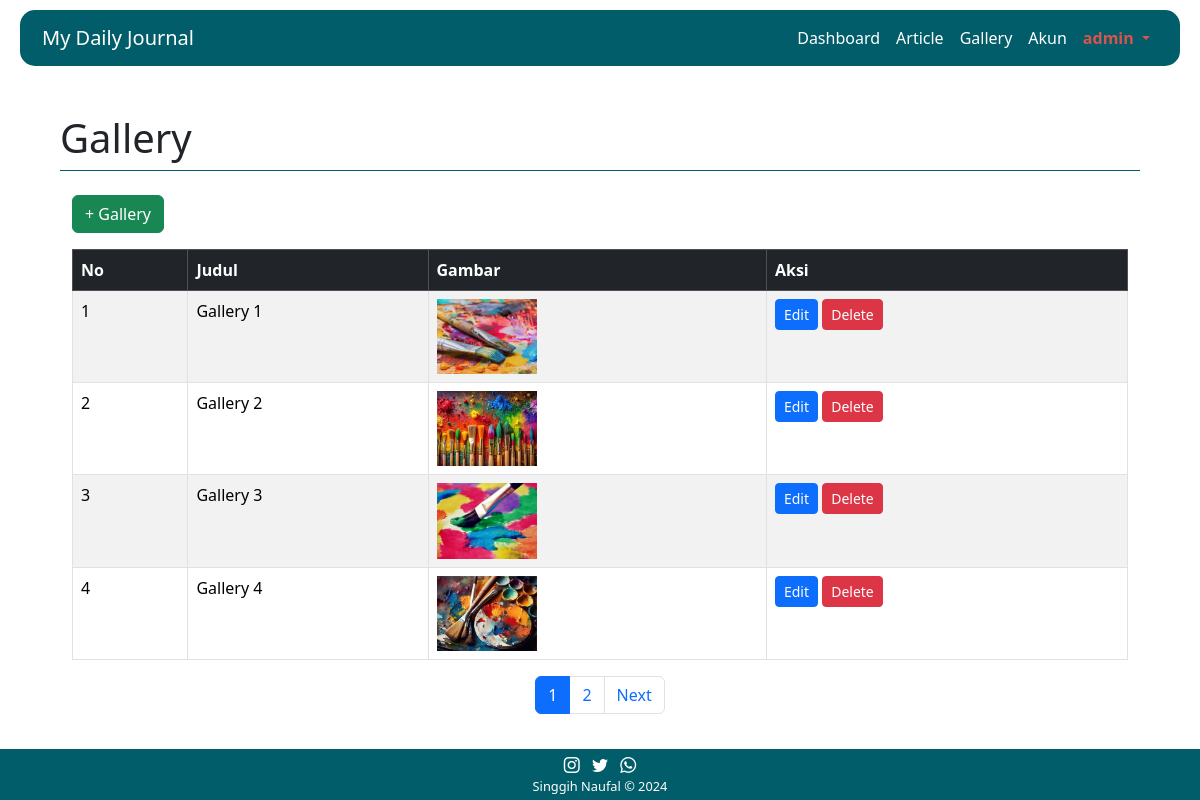
Page /admin.php?page=gallery (signed in) on the committed database.
### tables this page shows
CREATE TABLE `gallery` (
  `id` int(11) NOT NULL,
  `title` varchar(255) NOT NULL,
  `image` varchar(255) NOT NULL,
  `created_at` timestamp NOT NULL DEFAULT current_timestamp()
);

### gallery.php (the view, shortened to what this page needs)
<?php
include "koneksi.php";
$items_per_page = 4;
$current_page = isset($_GET['page_number']) ? intval($_GET['page_number']) : 1;
$offset = ($current_page - 1) * $items_per_page;
$query = "SELECT * FROM gallery LIMIT $offset, $items_per_page";
$result = mysqli_query($conn, $query);
$total_items_query = "SELECT COUNT(*) AS total FROM gallery";
$total_items_result = mysqli_query($conn, $total_items_query);
$total_items = mysqli_fetch_assoc($total_items_result)['total'];
$total_pages = ceil($total_items / $items_per_page);
?>
<div class="container mt-4">
    <button class="btn btn-success mb-3" data-bs-toggle="modal" data-bs-target="#addGalleryModal">+ Gallery</button>
    <table class="table table-striped table-bordered">
        <thead class="table-dark">
            <tr>
                <th>No</th>
                <th>Judul</th>
                <th>Gambar</th>
                <th>Aksi</th>
            </tr>
        </thead>
        <tbody>
            <?php $no = $offset + 1; ?>
            <?php while ($row = mysqli_fetch_assoc($result)) : ?>
                <tr>
                    <td><?= $no++ ?></td>
                    <td><?= htmlspecialchars($row['title']) ?></td>
                    <td><img src="image/<?= htmlspecialchars($row['image']) ?>" width="100" alt=""></td>
                    <td>
                        <button
                            class="btn btn-primary btn-sm"
                            data-bs-toggle="modal"
                            data-bs-target="#editGalleryModal<?= $row['id'] ?>">
                            Edit
                        </button>
                        <a
                            href="?page=gallery&delete_id=<?= $row['id'] ?>"
                            class="btn btn-danger btn-sm"
                            onclick="return confirm('Are you sure?')">
                            Delete
                        </a>
                    </td>
                </tr>
            <?php endwhile; ?>
        </tbody>
    </table>
    <nav>
        <ul class="pagination justify-content-center">
            <?php for ($i = 1; $i <= $total_pages; $i++): ?>
                <li class="page-item <?= $i == $current_page ? 'active' : '' ?>">
                    <a class="page-link" href="?page=gallery&page_number=<?= $i ?>"><?= $i ?></a>
                </li>
            <?php endfor; ?>
            <?php if ($current_page < $total_pages): ?>
                <li class="page-item">
                    <a class="page-link" href="?page=gallery&page_number=<?= $current_page + 1 ?>">Next</a>
                </li>
            <?php endif; ?>
        </ul>
    </nav>
</div>

### admin.php (shortened to what this page needs)
<!DOCTYPE html>
<html lang="en">
<head>
    <link
        rel="stylesheet"
        href="https://cdn.jsdelivr.net/npm/bootstrap-icons@1.11.1/font/bootstrap-icons.css" />
    <link
        href="https://cdn.jsdelivr.net/npm/bootstrap@5.3.2/dist/css/bootstrap.min.css"
        rel="stylesheet"
 />
</head>
<body>
    <nav class="navbar navbar-expand-sm bg-body-tertiary sticky-top bg-danger-subtle"
        style="border-radius: 15px 15px 15px 15px; margin: 10px 20px 0 20px;">
        <div class="container">
            <a class="navbar-brand" href=".">My Daily Journal</a>
            <div class="collapse navbar-collapse" id="navbarSupportedContent">
                <ul class="navbar-nav ms-auto mb-2 mb-lg-0 text-dark">
                    <li class="nav-item">
                        <a class="nav-link" href="admin.php?page=dashboard">Dashboard</a>
                    </li>
                    <li class="nav-item">
                        <a class="nav-link" href="admin.php?page=article">Article</a>
                    </li>
                    <li class="nav-item">
                        <a class="nav-link" href="admin.php?page=gallery">Gallery</a>
                    </li>
                    <li class="nav-item">
                        <a class="nav-link" href="admin.php?page=user">Akun</a>
                    </li>
                    <li class="nav-item dropdown">
                        <a class="nav-link dropdown-toggle text-danger fw-bold" href="#" role="button" data-bs-toggle="dropdown" aria-expanded="false">
                            <?= htmlspecialchars($_SESSION['username']) ?>
                        </a>
                    </li>
                </ul>
            </div>
        </div>
    </nav>
    <section id="content" class="p-5">
        <div class="container">
            <?php
            if (isset($_GET['page']) && file_exists($_GET['page'] . ".php")) {
                $page = htmlspecialchars($_GET['page']);
                ?>
                <h4 class="lead display-6 pb-2 border-bottom border-danger-subtle"><?= ucfirst($page) ?></h4>
                <?php
                include($page . ".php");
            } else {
                ?>
                <h4 class="lead display-6 pb-2 border-bottom border-danger-subtle">Dashboard</h4>
                <?php
                include("dashboard.php");
            }
            ?>
        </div>
    </section>
    <footer class="text-center p-1 bg-danger-subtle footer fixed-bottom">
        <div>
            <a href="https://www.instagram.com/udinusofficial"><i class="bi bi-instagram h6 p-1 text-dark"></i></a>
            <a href="https://twitter.com/udinusofficial"><i class="bi bi-twitter h6 p-1 text-dark"></i></a>
            <a href="https://wa.me/+62812685577"><i class="bi bi-whatsapp h6 p-1 text-dark"></i></a>
        </div>
        <div style="font-size: 0.8rem;">Singgih Naufal &copy; 2024</div>
    </footer>
</body>
</html>

### admin.php (style rules this page uses)
.bg-danger-subtle { background-color: #005D69 !important; }
.border-danger-subtle { border-color: #005D69 !important; }
.navbar .nav-link, .navbar-brand { color: white !important; }
.navbar .nav-item.dropdown .dropdown-toggle { color: #D9534F !important; }
.footer { background-color: #005D69 !important; color: white !important; }
.footer a i { color: white !important; }

### rows in the picture
gallery: title "Gallery 1", image (picture)
gallery: title "Gallery 2", image (picture)
gallery: title "Gallery 3", image (picture)
gallery: title "Gallery 4", image (picture)

### other values in the picture
$_SESSION['username'] "admin"
$page "Gallery"
